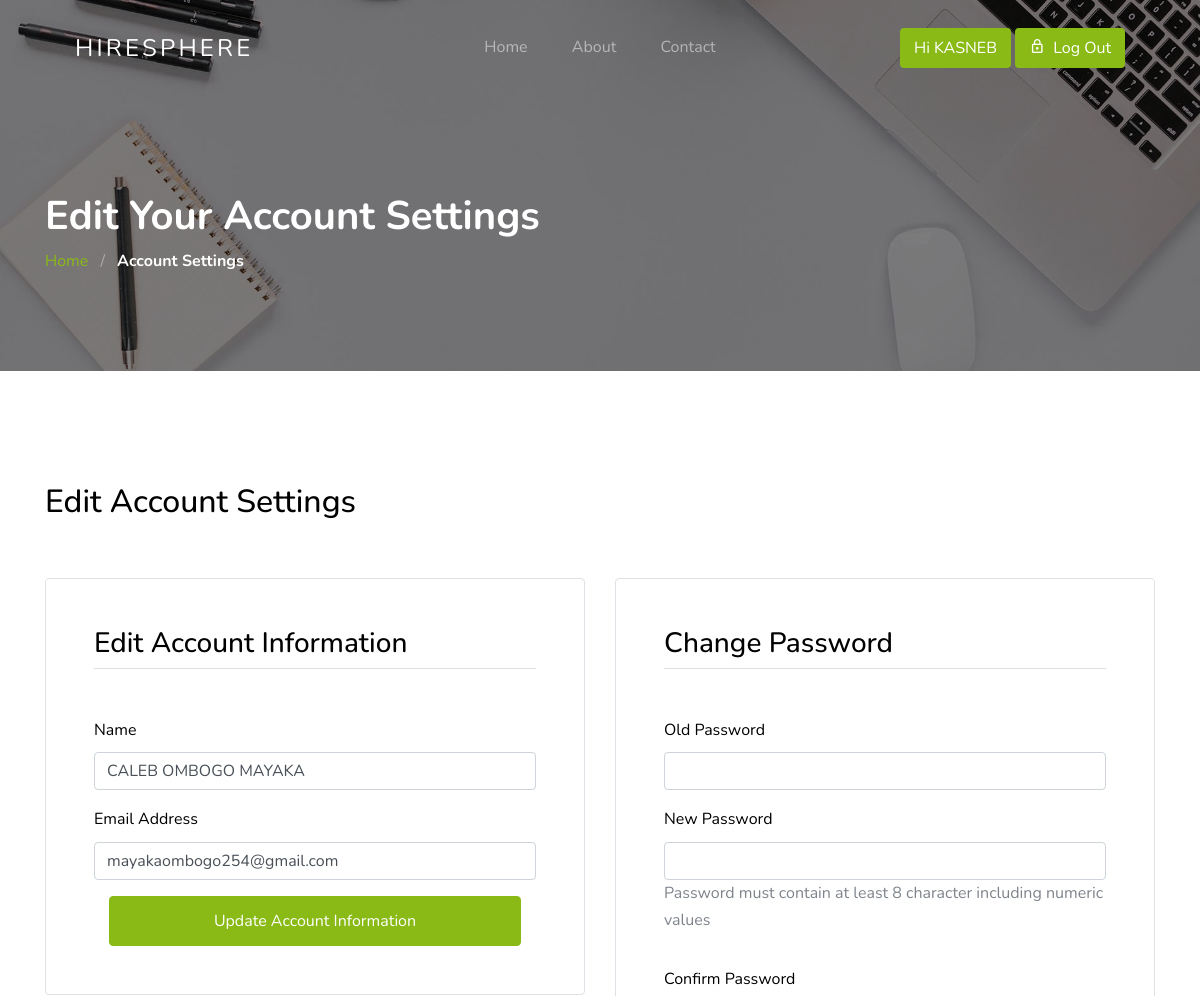
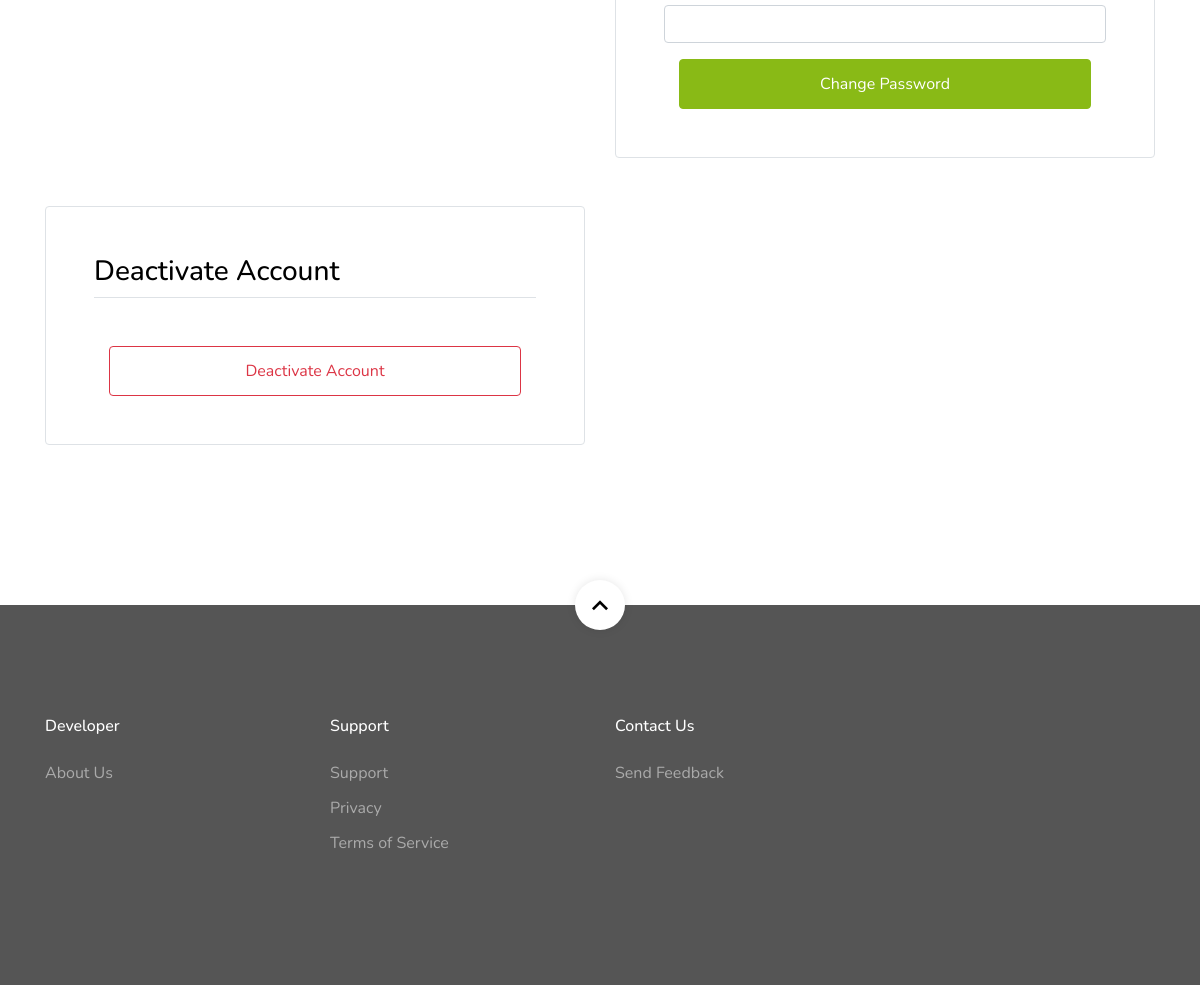
Page /account-settings/1/ (signed in) on the committed database (2 pictures, top to bottom).
### user/models.py (models this page shows, shortened)
class User(AbstractBaseUser):
    email = models.EmailField(max_length=255, unique=True)
    name = models.CharField(max_length=255)
    date_joined = models.DateTimeField(auto_now_add=True)
    is_applicant = models.BooleanField(default=False)
    is_company = models.BooleanField(default=False)
    is_active = models.BooleanField(default=True)
    is_staff = models.BooleanField(default=False)
    is_admin = models.BooleanField(default=False)
    USERNAME_FIELD = 'email'
    REQUIRED_FIELDS = ['name']  # Email & Password are required by default.
    objects = MyUserManager()

### user/views.py (the view, shortened to what this page needs)
# urls.py: path('account-settings/<str:pk>/', views.account_settings, name='account-settings'),
@login_required(login_url='login')
def account_settings(request, pk):
    user = User.objects.get(id=pk)
    name = extractFirstName(request.user.name)
    information_form = AccountInformationForm(instance=user)
    password_form = PasswordChangeForm(request.user)
    context = {
        'name': name,
        'information_form': information_form,
        'password_form': password_form,
    }
    return render(request, 'user/account-settings.html', context)

### user/forms.py
class AccountInformationForm(ModelForm):
    class Meta:
        model = User
        fields = ('name', 'email')

### user/utils.py (called while the page is built)
def extractFirstName(name):
    first_name = name.split(' ')
    return first_name[0]

### templates/user/account-settings.html (shortened to what this page needs)
{% extends "user/base.html" %}
{% load static %}
{% load widget_tweaks %}
{% block content %}
<header class="site-navbar mt-3">
    <div class="container-fluid">
        <div class="row align-items-center">
            <div class="site-logo col-6"><a href="{% url 'home' %}">HireSphere</a></div>
            <nav class="mx-auto site-navigation">
                <ul class="site-menu js-clone-nav d-none d-xl-block ml-0 pl-0">
                    <li><a href="{% url 'home' %}" class="nav-link">Home</a></li>
                    <li><a href="{% url 'about' %}">About</a></li>
                    <li><a href="{% url 'contact' %}">Contact</a></li>
                </ul>
            </nav>
            <div class="right-cta-menu text-right d-flex aligin-items-center col-6">
                <div class="ml-auto">
                    <a href="{% url 'home' %}"
                       class="btn btn-primary border-width-2 d-none d-lg-inline-block">Hi
                        {{ name }}</a>
                    <a href="{% url 'logout' %}" class="btn btn-primary border-width-2 d-none d-lg-inline-block">
                        <span class="mr-2 icon-lock_outline"></span>Log Out</a>
                </div>
            </div>
        </div>
    </div>
</header>
<section class="section-hero overlay inner-page bg-image" id="home-section">
    <div class="container">
        <div class="row">
            <div class="col-md-7">
                <h1 class="text-white font-weight-bold">Edit Your Account Settings</h1>
                <div class="custom-breadcrumbs">
                    <a href="{% url 'home' %}">Home</a> <span class="mx-2 slash">/</span>
                    <span class="text-white"><strong>Account Settings</strong></span>
                </div>
            </div>
        </div>
    </div>
</section>
<section class="site-section">
    <div class="container">
        <div class="row align-items-center mb-5">
            <div class="col-lg-8 mb-4 mb-lg-0">
                <div class="d-flex align-items-center">
                    <div>
                        <h2>Edit Account Settings</h2>
                    </div>
                </div>
            </div>
        </div>
        <div class="row">
            <div class="col-lg-6 mb-5">
                <form class="p-4 p-md-5 border rounded" method="post" action="">
                    <h3 class="text-black mb-5 border-bottom pb-2">Edit Account Information</h3>
                    <div class="row form-group">
                        <div class="col-md-12 mb-3 mb-md-0">
                            <label class="text-black">Name</label>
                            {{ information_form.name|add_class:"form-control" }}
                        </div>
                    </div>
                    <div class="row form-group">
                        <div class="col-md-12 mb-3 mb-md-0">
                            <label class="text-black">Email Address</label>
                            {{ information_form.email|add_class:"form-control" }}
                        </div>
                    </div>
                    <div class="col-12">
                        <button class="btn btn-block btn-primary btn-md" type="submit">Update Account Information
                        </button>
                    </div>
                </form>
            </div>
            <div class="col-lg-6 mb-5">
                <form class="p-4 p-md-5 border rounded" method="post" action="">
                    <h3 class="text-black mb-5 border-bottom pb-2">Change Password</h3>
                    <div class="row form-group">
                        <div class="col-md-12 mb-3 mb-md-0">
                            <label class="text-black">Old Password</label>
                            {{ password_form.old_password|add_class:"form-control" }}
                        </div>
                    </div>
                    <div class="row form-group">
                        <div class="col-md-12 mb-3 mb-md-0">
                            <label class="text-black">New Password</label>
                            {{ password_form.new_password1|add_class:"form-control" }}
                            <p>Password must contain at least 8 character including numeric values</p>
                        </div>
                    </div>
                    <div class="row form-group">
                        <div class="col-md-12 mb-3 mb-md-0">
                            <label class="text-black">Confirm Password</label>
                            {{ password_form.new_password2|add_class:"form-control" }}
                        </div>
                    </div>
                    <div class="col-12">
                        <button class="btn btn-block btn-primary btn-md" type="submit">Change Password
                        </button>
                    </div>
                </form>
            </div>
            <div class="col-lg-6 mb-5">
                <form class="p-4 p-md-5 border rounded" method="post" action="{% url 'authentication' %}">
                    <h3 class="text-black mb-5 border-bottom pb-2">Deactivate Account</h3>
                    <div class="col-12">
                        <button class="btn btn-block btn-outline-danger btn-md" type="submit">Deactivate Account
                        </button>
                    </div>
                </form>
            </div>
        </div>
    </div>
</section>
{% endblock %}

### templates/user/base.html (shortened to what this page needs)
<!doctype html>
{% load static %}
<html lang="en">
<head>
    <link rel="stylesheet" href="{% static 'assets/css/custom-bs.css' %}">
    <link rel="stylesheet" href="{% static 'assets/css/jquery.fancybox.min.css' %}">
    <link rel="stylesheet" href="{% static 'assets/css/bootstrap-select.min.css' %}">
    <link rel="stylesheet" href="{% static 'assets/fonts/icomoon/style.css' %}">
    <link rel="stylesheet" href="{% static 'assets/fonts/line-icons/style.css' %}">
    <link rel="stylesheet" href="{% static 'assets/css/owl.carousel.min.css' %}">
    <link rel="stylesheet" href="{% static 'assets/css/animate.min.css' %}">
    <link rel="stylesheet" href="{% static 'assets/css/quill.snow.css' %}">
    <link rel="stylesheet" href="{% static 'assets/css/style.css' %}">
</head>
<body id="top">
<div class="site-wrap">
    {% block content %}
    {% endblock %}
    {% include "./footer.html" %}
</div>
</body>
</html>

### templates/user/footer.html (shortened to what this page needs)
<footer class="site-footer">
    <a href="#top" class="smoothscroll scroll-top">
        <span class="icon-keyboard_arrow_up"></span>
    </a>
    <div class="container">
        <div class="row">
            <div class="col-6 col-md-3 mb-md-0">
                <h3>Developer</h3>
                <ul class="list-unstyled">
                    <li><a href="{% url 'about' %}">About Us</a></li>
                </ul>
            </div>
            <div class="col-6 col-md-3 mb-md-0">
                <h3>Support</h3>
                <ul class="list-unstyled">
                    <li><a href="#">Support</a></li>
                    <li><a href="#">Privacy</a></li>
                    <li><a href="#">Terms of Service</a></li>
                </ul>
            </div>
            <div class="col-6 col-md-3 mb-md-0">
                <h3>Contact Us</h3>
                <ul class="list-unstyled">
                    <li><a href="{% url 'contact' %}">Send Feedback</a></li>
                </ul>
            </div>
        </div>
    </div>
</footer>

### templates/user/javascript.html (shortened to what this page needs)
{% load static %}

### static-files/assets/css/style.css (style rules this page uses)
.site-navbar { margin-bottom: 0px; z-index: 1999; position: absolute; width: 100%; top: 2rem; }
.site-navbar .container-fluid { padding-left: 7rem; padding-right: 7rem; }
.site-navbar .site-logo { position: absolute; left: 5%; }
.site-navbar .site-logo a { color: #fff; font-size: 1.5rem; letter-spacing: .2rem; text-transform: uppercase; }
.site-navbar .site-burger-menu, .site-navbar .right-cta-menu { position: absolute; right: 5%; }
.site-navbar .site-navigation { position: absolute; left: 50%; -webkit-transform: translateX(-50%); -ms-transform: translateX(-50%); transform: translateX(-50%); z-index: 5; }
.site-navbar .site-navigation .site-menu { margin-bottom: 0; }
.site-navbar .site-navigation .site-menu a { text-decoration: none !important; display: inline-block; position: relative; }
.site-navbar .site-navigation .site-menu>li { display: inline-block; }
.site-navbar .site-navigation .site-menu>li>a { padding: 20px 20px !important; color: rgba(255, 255, 255, 0.5); display: inline-block; text-decoration: none !important; }
.site-mobile-menu .site-nav-wrap { padding: 0; margin: 0; list-style: none; position: relative; }
.site-mobile-menu .site-nav-wrap a { padding: 10px 20px; display: block; position: relative; color: #212529; }
.site-mobile-menu .site-nav-wrap li { position: relative; display: block; }
.site-mobile-menu .site-nav-wrap>li { display: block; position: relative; float: left; width: 100%; }
.site-mobile-menu .site-nav-wrap>li>a { padding-left: 20px; font-size: 20px; }
body { font-weight: 400; font-size: 1rem; line-height: 1.7; position: relative; }
body:after { content: ""; position: absolute; top: 0; left: 0; right: 0; bottom: 0; background: rgba(0, 0, 0, 0.7); z-index: 100; opacity: 0; visibility: hidden; -webkit-transition: .3s all ease; -o-transition: .3s all ease; transition: .3s all ease; }
h1, h2, h3, h4 { color: #000; }
.site-section { padding-top: 7rem; padding-bottom: 7rem; position: relative; z-index: 2; }
.text-black { color: #000 !important; }
.bg-image { background-size: cover; background-position: center center; background-repeat: no-repeat; }
.form-group label { color: #000; }
.custom-breadcrumbs a { color: #89ba16; }
.custom-breadcrumbs .slash { color: rgba(255, 255, 255, 0.4); }
.section-hero, .section-hero>.container>.row { height: 100vh; min-height: 900px; }
.section-hero.inner-page, .section-hero.inner-page>.container>.row { height: auto; min-height: auto; padding-top: 6em; padding-bottom: 3em; }
.section-hero.overlay, .section-hero.overlay-2 { position: relative; }
.section-hero.overlay:before, .section-hero.overlay-2:before { z-index: 1; position: absolute; content: ""; top: 0; left: 0; right: 0; bottom: 0; background: rgba(0, 0, 0, 0.5); }
.section-hero>.container { z-index: 2; position: relative; }
.btn:after, .btn:before { display: none; }
.btn.btn-primary { color: #fff; }
.border-width-2 { border-width: 2px !important; }
.btn-md { padding: 12px 20px; }
.site-footer { padding: 7rem 0; position: relative; background: #555; }
.site-footer h3 { font-size: 1rem; margin-bottom: 1.5rem; color: #fff; }
.site-footer a { color: rgba(255, 255, 255, 0.5); }
.site-footer ul li { margin-bottom: .5rem; }
.site-footer ul li a { color: rgba(255, 255, 255, 0.5); }
.site-footer .scroll-top { position: absolute; z-index: 5; top: 0; width: 50px; height: 50px; border-radius: 50%; background: #fff; left: 50%; -webkit-transform: translate(-50%, -50%); -ms-transform: translate(-50%, -50%); transform: translate(-50%, -50%); -webkit-box-shadow: 0 0px 10px 0px rgba(0, 0, 0, 0.1); box-shadow: 0 0px 10px 0px rgba(0, 0, 0, 0.1); }
.site-footer .scroll-top>span { position: absolute; font-size: 2rem; top: 50%; left: 50%; -webkit-transform: translate(-50%, -50%); -ms-transform: translate(-50%, -50%); transform: translate(-50%, -50%); color: #000 !important; }
.section-hero.overlay.inner-page.bg-image#home-section { background-image: url('../images/hero_1.jpg'); }

### rows in the picture
User: name "KASNEB"
User: name "CALEB OMBOGO MAYAKA", email "mayakaombogo254@gmail.com"
